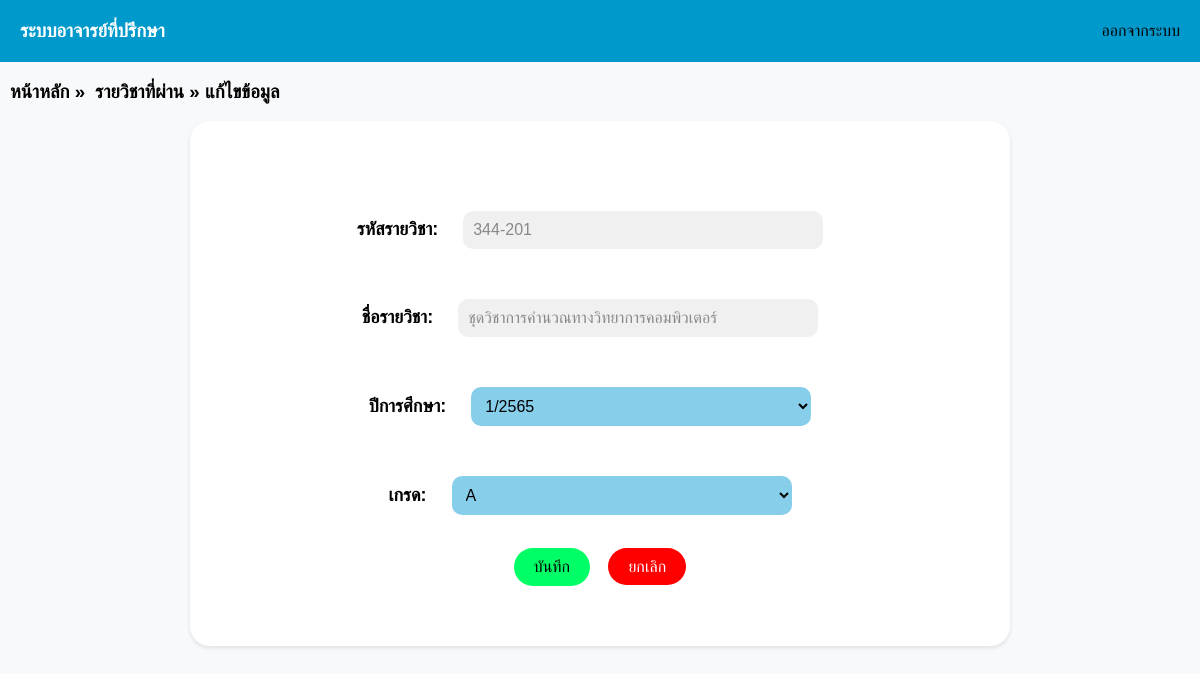
The page /student_course_edit.php?act=edit&ID=344-201 (signed in) on the database its author committed.
### tables this page shows
CREATE TABLE `record` (
  `r_id` int(11) NOT NULL,
  `s_id` varchar(10) NOT NULL,
  `c_id` varchar(7) NOT NULL,
  `r_year` varchar(6) NOT NULL,
  `r_grade` varchar(2) NOT NULL
);

CREATE TABLE `course` (
  `c_id` varchar(7) NOT NULL,
  `c_name` varchar(200) NOT NULL
);

### student_course_edit.php (the view, shortened to what this page needs)
<!DOCTYPE html>
<html>
<head>
</head>
<body>
    <?php
    include('navbar.php');
    include('condb.php');
    $id = $_REQUEST["ID"];
    $username = $_SESSION['username'];
    $sql = "SELECT r.c_id, c.c_name, r.r_year, r.r_grade FROM record r, course c WHERE r.c_id = c.c_id AND r.c_id = '$id' AND r.s_id = '$username' ";
    $result = mysqli_query($con, $sql) or die("Error in query: $sql " . mysqli_error($con));
    if (mysqli_num_rows($result) == 1) {
        $row = mysqli_fetch_array($result);
        extract($row);
    } else {
        echo "No data found for the given ID.";
    }
    ?>
    <h3><a class="heading" href="student_home.php">หน้าหลัก</a> »<a class="heading" href="student_course.php">รายวิชาที่ผ่าน</a> » แก้ไขข้อมูล</h3>
    <div class="container">
        <form name="insert" action="student_course_edit_db.php" method="POST" class="form-horizontal">
            <div class="form-group">
                <label for="id"><b>รหัสรายวิชา: </b></label>
                <input type="text" name="id" value="<?php echo $c_id; ?>" class="form-control" readonly>
            </div>
            <div class="form-group">
                <label for="name"><b>ชื่อรายวิชา: </b></label>
                <input type="text" name="name" value="<?php echo $c_name; ?>" class="form-control" readonly>
            </div>
            <div class="form-group">
                <label for="year-select"><b>ปีการศึกษา: </b></label>
                <select name="year" id="year-select" class="form-control">
                    <option value="1/2565" <?php if ($r_year == '1/2565') echo 'selected'; ?>>1/2565</option>
                </select>
            </div>
            <div class="form-group">
                <label for="grade-select"><b>เกรด: </b></label>
                <select name="grade" id="grade-select" class="form-control">
                    <option value="A" <?php if ($r_grade == 'A') echo 'selected'; ?>>A</option>
                </select>
            </div>
            <button type="submit" class="btn" name="btninsert">บันทึก</button>
            <a href="student_course.php" class="btn btn-cancel">ยกเลิก</a>
        </form>
    </div>
</body>
</html>

### student_course_edit.php (style rules this page uses)
.heading { color: #000; margin-left: 10px ;text-decoration: none; }
body { margin: 0; font-family: Arial, Helvetica, sans-serif; background-color: #f8f9fa; }
.container { text-align: center; margin-top: 20px; color: black; font-size: 30px; max-width: 700px; margin: auto; background-color: #fff; padding: 60px; border-radius: 20px; box-shadow: 0 2px 4px rgba(0, 0, 0, 0.1); }
.form-group { margin: 10px; }
.form-group label { color: black; font-size: 18px; }
.form-control { background-color: #87CEEB; border: none; border-radius: 10px; padding: 10px; font-size: 16px; width: 50%; color: black; margin: 20px; }
.form-control::placeholder { color: black; }
.btn { background-color: #00FF66; color: black; border: none; border-radius: 20px; padding: 10px 20px; font-size: 16px; cursor: pointer; }
.btn-cancel { background-color: #FF0000; color: white; margin-left: 10px; }
a { text-decoration: none; }
input[readonly] { background-color: #f0f0f0; color: #888; }

### rows shown on the page
record: id "344-201", name "ชุดวิชาการคำนวณทางวิทยาการคอมพิวเตอร์", year "1/2565", grade "A"
